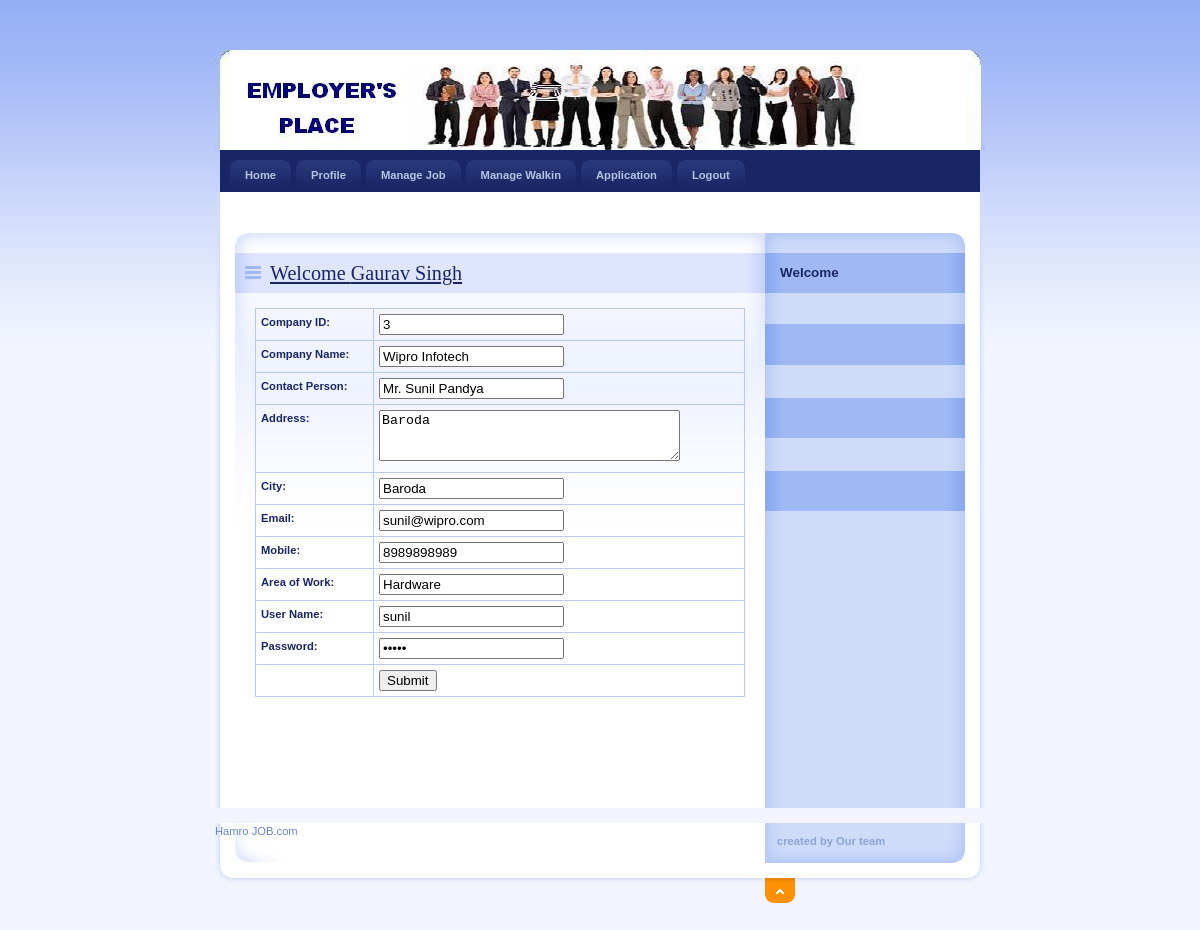
Screenshot of /Employer/EditProfile.php (signed in) with the database file from the repository.
### tables this page shows
CREATE TABLE IF NOT EXISTS `employer_reg` (
  `EmployerId` int(11) NOT NULL AUTO_INCREMENT,
  `CompanyName` varchar(20) NOT NULL,
  `ContactPerson` varchar(20) NOT NULL,
  `Address` varchar(100) NOT NULL,
  `City` varchar(20) NOT NULL,
  `Email` varchar(40) NOT NULL,
  `Mobile` bigint(20) NOT NULL,
  `Area_Work` varchar(40) NOT NULL,
  `Status` varchar(10) NOT NULL,
  `UserName` varchar(20) NOT NULL,
  `Password` varchar(20) NOT NULL,
  `Question` varchar(100) NOT NULL,
  `Answer` varchar(50) NOT NULL,
  PRIMARY KEY (`EmployerId`)
);

### Employer/EditProfile.php (the view, shortened to what this page needs)
<!DOCTYPE html PUBLIC "-//W3C//DTD XHTML 1.0 Strict//EN" "http://www.w3.org/TR/xhtml1/DTD/xhtml1-strict.dtd">
<html xmlns="http://www.w3.org/1999/xhtml" xml:lang="cs" lang="cs">
<head>
    <link rel="stylesheet" media="screen,projection" type="text/css" href="./css/main.css" />
    <link rel="stylesheet" media="print" type="text/css" href="./css/print.css" />
    <link rel="stylesheet" media="aural" type="text/css" href="./css/aural.css" />
    <link href="../SpryAssets/SpryValidationTextField.css" rel="stylesheet" type="text/css" />
    <link href="../SpryAssets/SpryValidationTextarea.css" rel="stylesheet" type="text/css" />
</head>
<body id="www-url-cz">
<div id="main" class="box">
<?php
include "Header.php"
?>
<?php
include "menu.php"
?>
    <div id="page" class="box">
    <div id="page-in" class="box">
        <div id="strip" class="box noprint">
            <p id="breadcrumbs">&nbsp;</p>
        </div>
        <div id="content">
            <div class="article">
                <h2><span><a href="#">Welcome <?php echo $_SESSION['Name'];?></a></span></h2>
               <?php
$ID=$_SESSION['ID'];
$con = mysqli_connect("localhost","root","","job");
$sql = "select * from Employer_Reg where EmployerId ='".$ID."'  ";
$result = mysqli_query($con,$sql);
$row = mysqli_fetch_array($result)
?>
<form method="post" action="UpdateProfile.php">
                <table width="100%" border="1" cellspacing="2" cellpadding="2">
                  <tr>
                    <td><strong>Company ID:</strong></td>
                    <td><span id="sprytextfield1">
                      <label>
                      <input name="txtId" type="text" id="txtId" value="<?php echo $row['EmployerId'];?>" />
                      </label>
                    <span class="textfieldRequiredMsg">A value is required.</span></span></td>
                  </tr>
                  <tr>
                    <td><strong>Company Name:</strong></td>
                    <td><span id="sprytextfield2">
                      <label>
                      <input name="txtName" type="text" id="txtName" value="<?php echo $row['CompanyName'];?>" />
                      </label>
                    <span class="textfieldRequiredMsg">A value is required.</span></span></td>
                  </tr>
                  <tr>
                    <td><strong>Contact Person:</strong></td>
                    <td><span id="sprytextfield3">
                      <label>
                      <input name="txtContact" type="text" id="txtContact" value="<?php echo $row['ContactPerson'];?>" />
                      </label>
                    <span class="textfieldRequiredMsg">A value is required.</span></span></td>
                  </tr>
                  <tr>
                    <td><strong>Address:</strong></td>
                    <td><span id="sprytextarea1">
                      <label>
                      <textarea name="txtAddress" id="txtAddress" cols="35" rows="3"><?php echo $row['Address'];?></textarea>
                      </label>
                    <span class="textareaRequiredMsg">A value is required.</span></span></td>
                  </tr>
                  <tr>
                    <td><strong>City:</strong></td>
                    <td><span id="sprytextfield4">
                      <label>
                      <input name="txtCity" type="text" id="txtCity" value="<?php echo $row['City'];?>" />
                      </label>
                    <span class="textfieldRequiredMsg">A value is required.</span></span></td>
                  </tr>
                  <tr>
                    <td><strong>Email:</strong></td>
                    <td><span id="sprytextfield5">
                      <label>
                      <input name="txtEmail" type="text" id="txtEmail" value="<?php echo $row['Email'];?>" />
                      </label>
                    <span class="textfieldRequiredMsg">A value is required.</span></span></td>
                  </tr>
                  <tr>
                    <td><strong>Mobile:</strong></td>
                    <td><span id="sprytextfield6">
                      <label>
                      <input name="txtMobile" type="text" id="txtMobile" value="<?php echo $row['Mobile'];?>" />
                      </label>
                    <span class="textfieldRequiredMsg">A value is required.</span></span></td>
                  </tr>
                  <tr>
                    <td><strong>Area of Work:</strong></td>
                    <td><span id="sprytextfield7">
                      <label>
                      <input name="txtArea" type="text" id="txtArea" value="<?php echo $row['Area_Work'];?>" />
                      </label>
                    <span class="textfieldRequiredMsg">A value is required.</span></span></td>
                  </tr>
                  <tr>
                    <td><strong>User Name:</strong></td>
                    <td><span id="sprytextfield8">
                      <label>
                      <input name="txtUser" type="text" id="txtUser" value="<?php echo $row['UserName'];?>" />
                      </label>
                    <span class="textfieldRequiredMsg">A value is required.</span></span></td>
                  </tr>
                  <tr>
                    <td><strong>Password:</strong></td>
                    <td><span id="sprytextfield9">
                      <label>
                      <input name="txtPassword" type="password" id="txtPassword" value="<?php echo $row['Password'];?>" />
                      </label>
                    <span class="textfieldRequiredMsg">A value is required.</span></span></td>
                  </tr>
                  <tr>
                    <td>&nbsp;</td>
                    <td><label>
                      <input type="submit" name="button" id="button" value="Submit" />
                    </label></td>
                  </tr>
                </table>
</form>
              <p>&nbsp;</p>
                <p class="btn-more box noprint">&nbsp;</p>
          </div>
        </div>
<?php
include "right.php"
?>
    </div>
    </div>
<?php
include "footer.php"
?>
</div>
</body>
</html>

### Employer/css/main.css (style rules this page uses)
* { min-height:1px; }
body { border:0; margin:0; padding:0; background:#F2F5FE url("../design/bg.gif") 0 0 repeat-x; font:70%/160% "verdana",sans-serif; color:#192666; _text-align:center; }
a { color:#192666; }
p { border:0; margin:15px 0; padding:0; }
div { display:block; border:0; margin:0; padding:0; }
h1, h2, h3, h4, h5 { border:0; margin:15px 0 10px 0; padding:0; font-weight:bold; }
h2 { font-size:180%; line-height:100%; font-family:"georgia",serif; font-weight:normal; }
table { display:table; border-collapse:collapse; margin:15px 0; padding:0; border:1px solid #B7CAF6; font-size:100%; }
tr { display:table-row; }
th, td { display: table-cell; border:1px solid #B7CAF6; margin:0; padding:5px; vertical-align:top; text-align:left; }
form { border:0; margin:0; padding:0; }
a, img, span { border:0; margin:0; padding:0; }
strong, .strong { font-weight:bold; }
.box { min-height:1px; _height:1px; }
.box:after { content:"."; display:block; line-height:0px; font-size:0px; visibility:hidden; clear:both; }
#main { width:770px; margin:50px auto 0 auto; _text-align:left; }
#page { width:770px; min-height:1px; background:#FFF url("../design/bg_page.gif") 0 0 repeat-y; _height:1px; }
#page-in { min-height:1px; padding:10px 0; background:url("../design/bg_page_in.jpg") 0 0 no-repeat; _height:1px; }
#strip { position:relative; clear:both; padding:3px 20px 10px 20px; color:#6182D1; }
#strip p { margin:0; }
#strip #breadcrumbs { width:520px; margin:0; padding:0; }
#content { float:left; width:530px; _width:550px; margin:0; padding:0 0 0 20px; }
#content .article { clear:both; margin:0; padding:20px; background:url("../design/content_article_bg.jpg") 0 0 no-repeat; }
#content .article h2 { margin:0 -20px; padding:10px; background:#DEE5FD url("../design/content_title_bg.gif") 0 0 repeat-y; color:#192666; }
#content .article h2 span { background:url("../design/ico_list.gif") 0 50% no-repeat; padding-left:25px; }
#content .article p { text-align:justify; }
#content .btn-more { margin:0 0 15px 0; padding:0; border:0; position:relative; }

### Employer/css/print.css (style rules this page uses)
body { border:0; margin:0; padding:0; font-size:12pt }
a { color:#000; text-decoration:none; }
h1, h2, h3 { page-break-after:avoid; page-break-inside:avoid; }
table { border-collapse: collapse; border-width:1px; border-style:solid; }
th, td { display:table-cell; border-width:1px; border-style:solid; }
.noprint { display:none; }

### Employer/css/aural.css (style rules this page uses)
body { voice-family:paul,male; volume:loud; speech-rate:slow; richness:90; stress:20; }
h1, h2, h3, h4, h5 { cue-before:url("ping.au"); }
p, table { pause:50ms; }
strong { pitch:medium; pitch-range:60; stress:90; richness:90; }

### rows the page displays
employer_reg: txtId "3", txtName "Wipro Infotech", txtContact "Mr. Sunil Pandya", txtAddress "Baroda", txtCity "Baroda", txtEmail "sunil@wipro.com", txtMobile "8989898989", txtArea "Hardware", txtUser "sunil"

### other values shown
$_SESSION['Name'] "Gaurav Singh"
